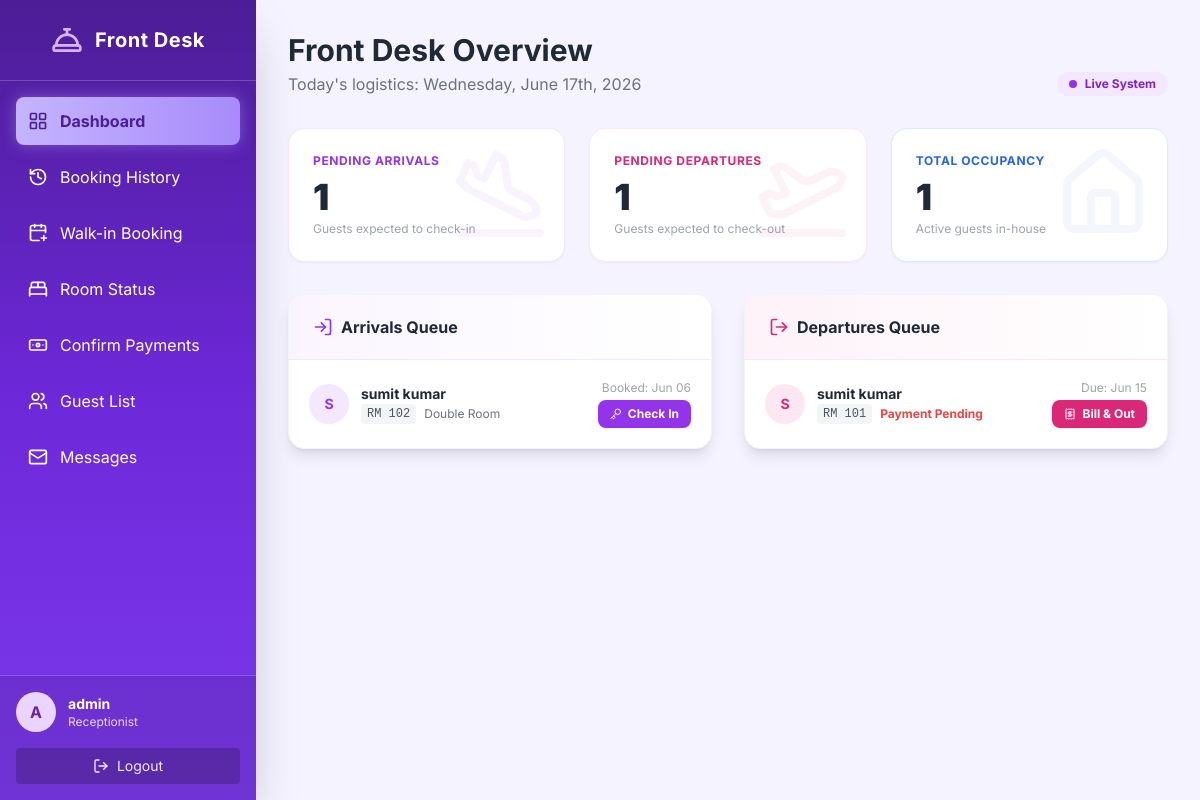
The page /dashboard/receptionist/ (signed in) on the database its author committed.
### accounts/models.py (models this page shows, shortened)
class CustomUser(AbstractUser):
    ADMIN = 'admin'
    EMPLOYEE = 'employee'  # Unified role for all staff
    CUSTOMER = 'customer'
    ROLE_CHOICES = [
        (ADMIN, 'Admin'),
        (EMPLOYEE, 'Employee'),
        (CUSTOMER, 'Customer'),
    ]
    role = models.CharField(max_length=15, choices=ROLE_CHOICES)
    mobile = models.CharField(max_length=15, blank=True, null=True)
    profile_picture = models.ImageField(upload_to='profile_pics/', blank=True, null=True)
    objects = CustomUserManager()

class Booking(models.Model):
    user = models.ForeignKey(CustomUser, on_delete=models.CASCADE)
    room = models.ForeignKey('Room', on_delete=models.CASCADE)
    check_in = models.DateField()
    check_out = models.DateField()
    actual_check_in = models.DateTimeField(blank=True, null=True)
    actual_check_out = models.DateTimeField(blank=True, null=True)
    total_amount = models.DecimalField(max_digits=10, decimal_places=2, default=0.00)
    is_paid = models.BooleanField(default=False)
    payment_method = models.CharField(max_length=20, blank=True, null=True) # Cash, Card, UPI
    is_cancelled = models.BooleanField(default=False)
    cancelled_at = models.DateTimeField(blank=True, null=True)
    branch = models.ForeignKey('Branch', on_delete=models.SET_NULL, null=True, blank=True, related_name='bookings')
    created_at = models.DateTimeField(auto_now_add=True)

class Room(models.Model):
    ROOM_TYPES = [
        ('single', 'Single Room'),
        ('double', 'Double Room'),
        ('suite', 'Suite'),
        ('deluxe', 'Deluxe Room'),
        ('family', 'Family Room'),
    ]
    AVAILABLE = 'available'
    OCCUPIED = 'occupied'
    DIRTY = 'dirty'
    MAINTENANCE = 'maintenance'
    STATUS_CHOICES = [
        (AVAILABLE, 'Available'),
        (OCCUPIED, 'Occupied'),
        (DIRTY, 'Dirty'),
        (MAINTENANCE, 'Maintenance'),
    ]
    room_number = models.CharField(max_length=10, unique=True)
    room_type = models.CharField(max_length=20, choices=ROOM_TYPES)
    price_per_night = models.DecimalField(max_digits=10, decimal_places=2)
    capacity = models.PositiveIntegerField(help_text="Number of people")
    description = models.TextField(blank=True)
    room_image = models.ImageField(upload_to='room_images/', blank=True, null=True)
    room_status = models.CharField(max_length=20, choices=STATUS_CHOICES, default=AVAILABLE)
    branch = models.ForeignKey('Branch', on_delete=models.SET_NULL, null=True, blank=True, related_name='rooms')

### accounts/decorators.py (the view, shortened to what this page needs)
        def wrapper_func(request, *args, **kwargs):
            if not request.user.is_authenticated:
                return redirect('login')
            if request.user.role == 'admin':
                return view_func(request, *args, **kwargs)

### accounts/models.py (called while the page is built)
    @classmethod
    def load(cls):
        obj, _ = cls.objects.get_or_create(pk=1)
        return obj

### accounts/views.py (called while the page is built)
@login_required
@employee_required(allowed_jobs=['receptionist'])
def receptionist_dashboard(request):
    today = date.today()
    arrivals = Booking.objects.filter(
        actual_check_in__isnull=True,
        actual_check_out__isnull=True
    ).order_by('check_in')
    departures = Booking.objects.filter(
        actual_check_in__isnull=False,  # Currently here
        actual_check_out__isnull=True   # Hasn't left
    ).order_by('check_out')
    in_house = Booking.objects.filter(
        actual_check_in__isnull=False,
        actual_check_out__isnull=True
    ).count()
    return render(request, 'receptionist_panel/dashboard.html', {
        'arrivals': arrivals,
        'departures': departures,
        'in_house_count': in_house,
        'today': today
    })

### templates/receptionist_panel/dashboard.html (shortened to what this page needs)
{% extends 'receptionist_panel/receptionistbase.html' %}
{% block receptionist_content %}
<div class="max-w-7xl mx-auto">
    <div class="flex justify-between items-end mb-8">
        <div>
            <h1 class="text-3xl font-bold text-gray-800">Front Desk Overview</h1>
            <p class="text-gray-500 mt-1">Today's logistics: {{ today|date:"l, F jS, Y" }}</p>
        </div>
        <div class="flex gap-2">
            <span class="px-3 py-1 bg-purple-100 text-purple-700 rounded-full text-xs font-bold flex items-center">
                <span class="w-2 h-2 bg-purple-600 rounded-full mr-2 animate-pulse"></span> Live System
            </span>
        </div>
    </div>
    <div class="grid grid-cols-1 md:grid-cols-3 gap-6 mb-8">
        <div class="bg-white p-6 rounded-2xl shadow-sm border border-purple-100 relative overflow-hidden group hover:shadow-md transition">
            <div class="absolute right-0 top-0 p-4 opacity-5 group-hover:opacity-10 transition">
                <i data-lucide="plane-landing" class="w-24 h-24 text-purple-600"></i>
            </div>
            <p class="text-purple-600 text-xs font-bold uppercase tracking-wider">Pending Arrivals</p>
            <h3 class="text-4xl font-black text-gray-800 mt-2 mb-1">{{ arrivals.count }}</h3>
            <p class="text-xs text-gray-400">Guests expected to check-in</p>
        </div>
        <div class="bg-white p-6 rounded-2xl shadow-sm border border-pink-100 relative overflow-hidden group hover:shadow-md transition">
            <div class="absolute right-0 top-0 p-4 opacity-5 group-hover:opacity-10 transition">
                <i data-lucide="plane-takeoff" class="w-24 h-24 text-pink-600"></i>
            </div>
            <p class="text-pink-600 text-xs font-bold uppercase tracking-wider">Pending Departures</p>
            <h3 class="text-4xl font-black text-gray-800 mt-2 mb-1">{{ departures.count }}</h3>
            <p class="text-xs text-gray-400">Guests expected to check-out</p>
        </div>
        <div class="bg-white p-6 rounded-2xl shadow-sm border border-blue-100 relative overflow-hidden group hover:shadow-md transition">
            <div class="absolute right-0 top-0 p-4 opacity-5 group-hover:opacity-10 transition">
                <i data-lucide="home" class="w-24 h-24 text-blue-600"></i>
            </div>
            <p class="text-blue-600 text-xs font-bold uppercase tracking-wider">Total Occupancy</p>
            <h3 class="text-4xl font-black text-gray-800 mt-2 mb-1">{{ in_house_count }}</h3>
            <p class="text-xs text-gray-400">Active guests in-house</p>
        </div>
    </div>
    <div class="grid grid-cols-1 lg:grid-cols-2 gap-8">
        <div class="bg-white rounded-2xl shadow-lg border border-gray-100 overflow-hidden">
            <div class="px-6 py-5 bg-gradient-to-r from-purple-50 to-white border-b border-purple-100 flex justify-between items-center">
                <h3 class="font-bold text-gray-800 flex items-center gap-2">
                    <i data-lucide="log-in" class="w-5 h-5 text-purple-600"></i> Arrivals Queue
                </h3>
            </div>
            <div class="overflow-x-auto">
                <table class="w-full text-left">
                    <tbody class="divide-y divide-gray-50">
                        {% for booking in arrivals %}
                        <tr class="hover:bg-purple-50/30 transition group">
                            <td class="p-5">
                                <div class="flex items-center gap-3">
                                    <div class="w-10 h-10 bg-purple-100 text-purple-600 rounded-full flex items-center justify-center font-bold text-sm">
                                        {{ booking.user.username|first|upper }}
                                    </div>
                                    <div>
                                        <p class="font-bold text-gray-800 text-sm">{{ booking.user.get_full_name|default:booking.user.username }}</p>
                                        <div class="flex items-center gap-2 text-xs text-gray-500">
                                            <span class="bg-gray-100 px-1.5 py-0.5 rounded text-gray-600 font-mono">RM {{ booking.room.room_number }}</span>
                                            <span>{{ booking.room.get_room_type_display }}</span>
                                        </div>
                                    </div>
                                </div>
                            </td>
                            <td class="p-5 text-right">
                                <p class="text-xs text-gray-400 mb-1">Booked: {{ booking.check_in|date:"M d" }}</p>
                                {% if booking.room.room_status == 'dirty' %}
                                    <button disabled class="opacity-50 cursor-not-allowed inline-flex items-center px-3 py-1.5 bg-gray-100 text-gray-400 text-xs font-bold rounded-lg border border-gray-200">
                                        <i data-lucide="lock" class="w-3 h-3 mr-1.5"></i> Check In
                                    </button>
                                {% else %}
                                    <a href="{% url 'staff_check_in' booking.id %}" class="inline-flex items-center px-3 py-1.5 bg-purple-600 hover:bg-purple-700 text-white text-xs font-bold rounded-lg shadow-sm transition">
                                        <i data-lucide="key" class="w-3 h-3 mr-1.5"></i> Check In
                                    </a>
                                {% endif %}
                            </td>
                        </tr>
                        {% endfor %}
                    </tbody>
                </table>
            </div>
        </div>
        <div class="bg-white rounded-2xl shadow-lg border border-gray-100 overflow-hidden">
            <div class="px-6 py-5 bg-gradient-to-r from-pink-50 to-white border-b border-pink-100 flex justify-between items-center">
                <h3 class="font-bold text-gray-800 flex items-center gap-2">
                    <i data-lucide="log-out" class="w-5 h-5 text-pink-600"></i> Departures Queue
                </h3>
            </div>
            <div class="overflow-x-auto">
                <table class="w-full text-left">
                    <tbody class="divide-y divide-gray-50">
                        {% for booking in departures %}
                        <tr class="hover:bg-pink-50/30 transition group">
                            <td class="p-5">
                                <div class="flex items-center gap-3">
                                    <div class="w-10 h-10 bg-pink-100 text-pink-600 rounded-full flex items-center justify-center font-bold text-sm">
                                        {{ booking.user.username|first|upper }}
                                    </div>
                                    <div>
                                        <p class="font-bold text-gray-800 text-sm">{{ booking.user.get_full_name|default:booking.user.username }}</p>
                                        <div class="flex items-center gap-2 text-xs text-gray-500">
                                            <span class="bg-gray-100 px-1.5 py-0.5 rounded text-gray-600 font-mono">RM {{ booking.room.room_number }}</span>
                                            {% if booking.is_paid %}
                                                <span class="text-green-600 font-bold flex items-center gap-0.5"><i data-lucide="check" class="w-3 h-3"></i> Paid</span>
                                            {% else %}
                                                <span class="text-red-500 font-bold">Payment Pending</span>
                                            {% endif %}
                                        </div>
                                    </div>
                                </div>
                            </td>
                            <td class="p-5 text-right">
                                <p class="text-xs text-gray-400 mb-1">Due: {{ booking.check_out|date:"M d" }}</p>
                                <a href="{% url 'generate_invoice' booking.id %}" class="inline-flex items-center px-3 py-1.5 bg-pink-600 hover:bg-pink-700 text-white text-xs font-bold rounded-lg shadow-sm transition">
                                    <i data-lucide="receipt" class="w-3 h-3 mr-1.5"></i> Bill & Out
                                </a>
                            </td>
                        </tr>
                        {% endfor %}
                    </tbody>
                </table>
            </div>
        </div>
    </div>
</div>
{% endblock %}

### templates/receptionist_panel/receptionistbase.html (shortened to what this page needs)
{% load static %}
<!DOCTYPE html>
<html lang="en">
<head>
  <script src="https://cdn.tailwindcss.com"></script>
</head>
<body class="flex min-h-screen">
  <aside id="sidebar" class="sidebar w-64 fixed inset-y-0 left-0 z-30 shadow-2xl flex flex-col transform -translate-x-full md:translate-x-0 transition-transform duration-300">
    <div class="flex items-center justify-center p-6 border-b border-white/20">
      <i data-lucide="concierge-bell" class="w-8 h-8 mr-3 text-purple-300"></i>
      <h1 class="text-xl font-bold tracking-wide">Front Desk</h1>
    </div>
    <nav class="p-4 space-y-2 flex-1 min-h-0 overflow-y-auto">
      <a href="{% url 'receptionist_dashboard' %}" class="sidebar-link flex items-center p-3 rounded-lg {% if request.resolver_match.url_name == 'receptionist_dashboard' %}active{% endif %}">
        <i data-lucide="layout-grid" class="w-5 h-5 mr-3"></i> Dashboard
      </a>
      <a href="{% url 'view_bookings' %}" class="sidebar-link flex items-center p-3 rounded-lg {% if request.resolver_match.url_name == 'view_bookings' %}active{% endif %}">
        <i data-lucide="history" class="w-5 h-5 mr-3"></i> Booking History
      </a>
      <a href="{% url 'receptionist_walkin' %}" class="sidebar-link flex items-center p-3 rounded-lg {% if request.resolver_match.url_name == 'receptionist_walkin' %}active{% endif %}">
        <i data-lucide="calendar-plus" class="w-5 h-5 mr-3"></i> Walk-in Booking
      </a>
      <a href="{% url 'receptionist_room_status' %}" class="sidebar-link flex items-center p-3 rounded-lg {% if request.resolver_match.url_name == 'receptionist_room_status' %}active{% endif %}">
        <i data-lucide="bed-double" class="w-5 h-5 mr-3"></i> Room Status
      </a>
      <a href="{% url 'pending_payments' %}" class="sidebar-link flex items-center p-3 rounded-lg {% if request.resolver_match.url_name == 'pending_payments' %}active{% endif %}">
        <i data-lucide="banknote" class="w-5 h-5 mr-3"></i> Confirm Payments
      </a>
      <a href="{% url 'receptionist_guest_list' %}" class="sidebar-link flex items-center p-3 rounded-lg {% if request.resolver_match.url_name == 'receptionist_guest_list' %}active{% endif %}">
        <i data-lucide="users" class="w-5 h-5 mr-3"></i> Guest List
      </a>
      <a href="{% url 'inbox' %}" class="sidebar-link flex items-center p-3 rounded-lg {% if request.resolver_match.url_name == 'inbox' %}active{% endif %}">
        <i data-lucide="mail" class="w-5 h-5 mr-3"></i> Messages
      </a>
    </nav>
    <div class="mt-auto shrink-0 w-full bg-black/10 border-t border-white/20">
       <div class="p-4 flex items-center gap-3">
           {% if user.profile_picture %}
               <img src="{{ user.profile_picture.url }}" class="w-10 h-10 rounded-full border-2 border-purple-300 object-cover">
           {% else %}
               <div class="w-10 h-10 bg-purple-200 text-purple-800 rounded-full flex items-center justify-center font-bold">
                   {{ user.username|first|upper }}
               </div>
           {% endif %}
           <div class="flex-1 min-w-0">
               <p class="text-sm font-bold truncate">{{ user.get_full_name|default:user.username }}</p>
               <p class="text-xs text-purple-200">Receptionist</p>
           </div>
       </div>
       <div class="px-4 pb-4">
           <form action="{% url 'logout' %}" method="post">
               <button class="flex items-center justify-center w-full py-2 text-sm bg-black/20 hover:bg-black/40 rounded text-purple-100 transition">
                   <i data-lucide="log-out" class="w-4 h-4 mr-2"></i> Logout
               </button>
           </form>
       </div>
    </div>
  </aside>
  <main class="flex-1 md:ml-64 p-4 md:p-8">
    {% block receptionist_content %}{% endblock %}
  </main>
</body>
</html>

### templates/receptionist_panel/receptionistbase.html (style rules this page uses)
body { font-family: 'Inter', sans-serif; background-color: #f5f3ff; }
.sidebar { background: linear-gradient(to bottom, #4c1d95, #6d28d9, #7c3aed); color: white; }
.sidebar-link.active { background: linear-gradient(to right, #c4b5fd, #a78bfa); color: #4c1d95; font-weight: 700; box-shadow: 0 0 15px rgba(167, 139, 250, 0.5); }

### rows shown on the page
CustomUser: username|first "A", get_full_name "admin"
Booking: user.username|first "S", user.get_full_name "sumit kumar", room.room_number "102", room.room_type "Double Room", check_in "Jun 06", shows "Check In"
Booking: user.username|first "S", user.get_full_name "sumit kumar", room.room_number "101", is_paid "Payment Pending", check_out "Jun 15"

### other values the page prints
{{ arrivals.count }} "1"
{{ departures.count }} "1"
{{ in_house_count }} "1"
